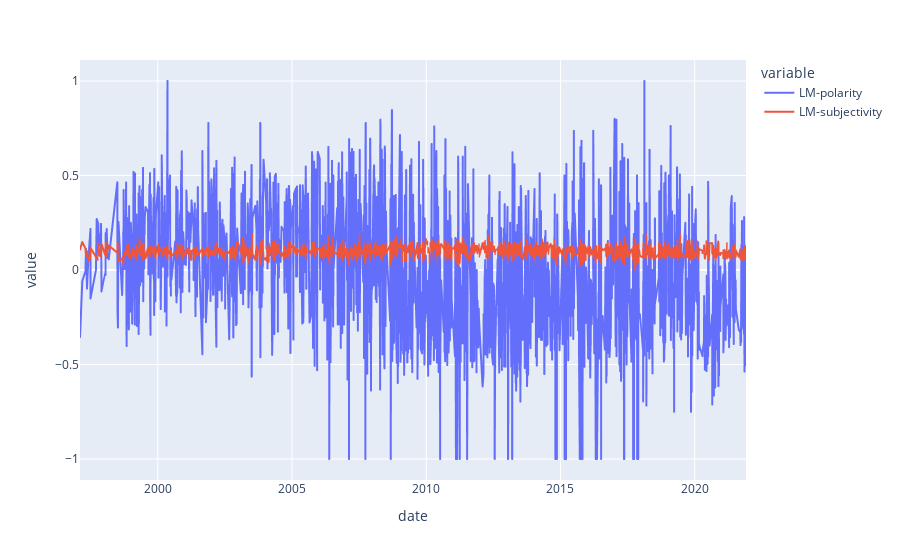

Write notebook code for a chart like this one.
### Markdown cell above
### Graphiques Polarité et Subjectivité

### Code cell
fig = px.line(df, x="date",y=["LM-polarity","LM-subjectivity"])
fig.show()
#peu lisible

### Figure 1 — Plotly figure (JSON) as saved in the notebook; plotly's stock layout.template omitted (floating-point values rounded to 4 significant figures; data arrays with more than 128 entries replaced by an {"elided": "..."} marker saying what was removed)
{"data": [{"hovertemplate": "variable=LM-polarity<br>date=%{x}<br>value=%{y}<extra></extra>", "legendgroup": "LM-polarity", "line": {"color": "#636efa", "dash": "solid"}, "marker": {"symbol": "circle"}, "mode": "lines", "name": "LM-polarity", "showlegend": true, "type": "scattergl", "visible": true, "x": {"elided": "2330 str values"}, "xaxis": "x", "y": {"elided": "2330 float values"}, "yaxis": "y"}, {"hovertemplate": "variable=LM-subjectivity<br>date=%{x}<br>value=%{y}<extra></extra>", "legendgroup": "LM-subjectivity", "line": {"color": "#EF553B", "dash": "solid"}, "marker": {"symbol": "circle"}, "mode": "lines", "name": "LM-subjectivity", "showlegend": true, "type": "scattergl", "visible": true, "x": {"elided": "2330 str values"}, "xaxis": "x", "y": {"elided": "2330 float values"}, "yaxis": "y"}], "layout": {"autosize": true, "legend": {"title": {"text": "variable"}, "tracegroupgap": 0}, "margin": {"t": 60}, "xaxis": {"anchor": "y", "autorange": true, "domain": [0, 1], "range": ["1997-02-07", "2021-11-29"], "title": {"text": "date"}, "type": "date"}, "yaxis": {"anchor": "x", "autorange": true, "domain": [0, 1], "range": [-1.111, 1.111], "title": {"text": "value"}, "type": "linear"}}}
